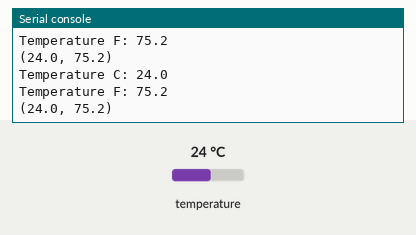
A program run on a simulated Circuit Playground running CircuitPython. Parts: the last lines printed to the serial console. Inputs (shaded band) come from the test bench; at power-on: temperature 24 °C.

Above: at 1.2 s.
1.3 s: temperature set to 12 °C
At 1.32 s:
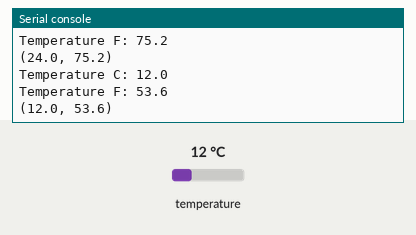
2.8 s: temperature set to 19 °C
At 5.67 s:
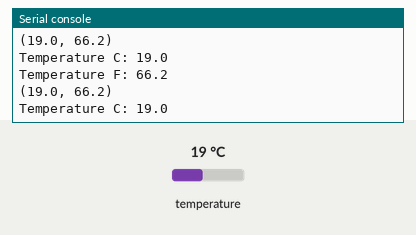
Timing chart, 0 to 7.2 s (numbered marks = the images above; inputs shaded):
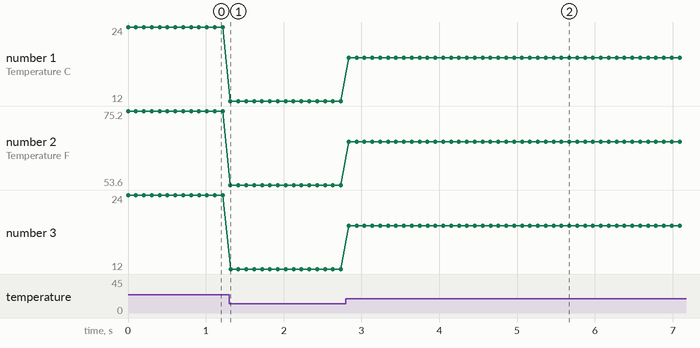

The program:

code.py
```python
# Plot the values of the temperature sensor. Click the "Plotter" button to show the plotted data.
# Adapted from:
# https://learn.adafruit.com/circuitpython-made-easy-on-circuit-playground-express/temperature

import time
from adafruit_circuitplayground import cp

while True:
    print("Temperature C:", cp.temperature)
    print("Temperature F:", cp.temperature * 1.8 + 32)
    print((cp.temperature, cp.temperature * 1.8 + 32))
    time.sleep(0.1)
```

Measured:
- after the input at 1.3 s, the serial console: prints a new line at once (image 1)
- after the input at 2.8 s, the serial console: prints a new line at once (image 2)
- plotted number 1: 24 → 12 after the input at 1.3 s, 12 → 19 after the input at 2.8 s
- plotted number 2: 75.2 → 53.6 after the input at 1.3 s, 53.6 → 66.2 after the input at 2.8 s
- plotted number 3: 24 → 12 after the input at 1.3 s, 12 → 19 after the input at 2.8 s
